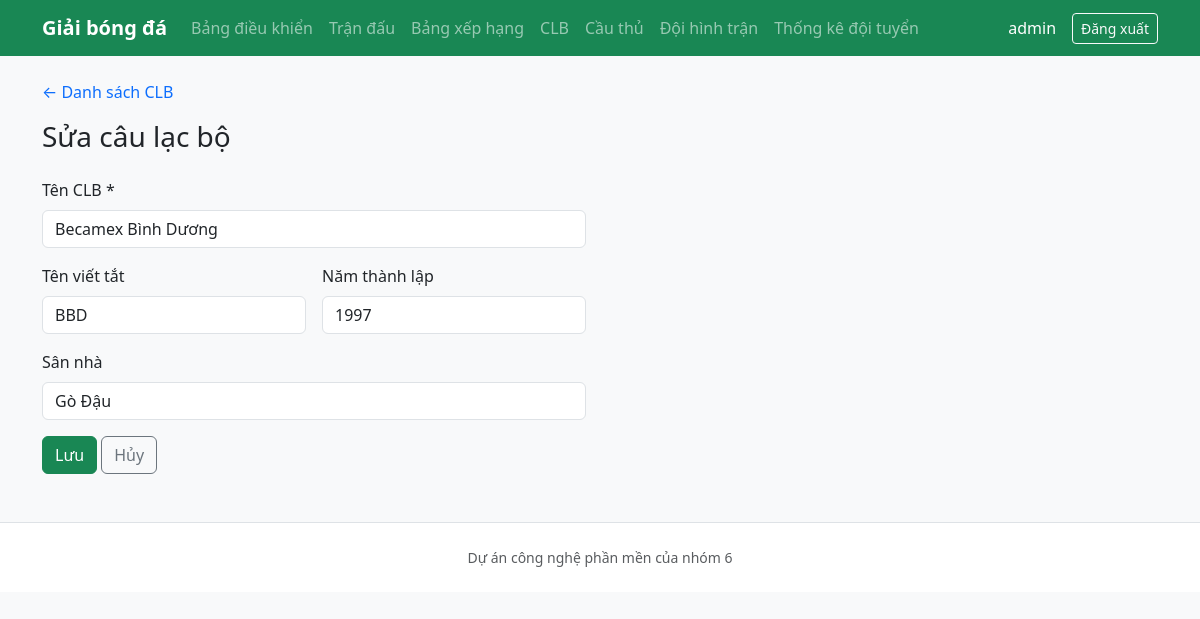
The page /admin/club_form.php?id=3 (signed in) on the database its author committed.
### tables this page shows
CREATE TABLE Club (
    ClubId        INT AUTO_INCREMENT PRIMARY KEY,
    Name          VARCHAR(128) NOT NULL,
    ShortName     VARCHAR(16) NULL,
    Stadium       VARCHAR(256) NULL,
    FoundedYear   SMALLINT NULL
);

### admin/club_form.php (the view, shortened to what this page needs)
<?php
$pdo = getPdo();
$id = isset($_GET['id']) ? (int) $_GET['id'] : 0;
$club = null;
if ($id > 0) {
    $st = $pdo->prepare('SELECT * FROM `Club` WHERE ClubId = ?');
    $st->execute([$id]);
    $club = $st->fetch();
}
require_once dirname(__DIR__) . '/includes/header.php';
?>
<div class="mb-3"><a href="clubs.php" class="text-decoration-none">← Danh sách CLB</a></div>
<h1 class="h3 mb-4"><?= $id > 0 ? 'Sửa câu lạc bộ' : 'Thêm câu lạc bộ' ?></h1>
<form method="post" class="row g-3" style="max-width: 560px;">
    <div class="col-12">
        <label class="form-label" for="name">Tên CLB *</label>
        <input type="text" name="name" id="name" class="form-control" required value="<?= htmlspecialchars((string) ($club['Name'] ?? $_POST['name'] ?? ''), ENT_QUOTES, 'UTF-8') ?>">
    </div>
    <div class="col-md-6">
        <label class="form-label" for="short_name">Tên viết tắt</label>
        <input type="text" name="short_name" id="short_name" class="form-control" value="<?= htmlspecialchars((string) ($club['ShortName'] ?? $_POST['short_name'] ?? ''), ENT_QUOTES, 'UTF-8') ?>">
    </div>
    <div class="col-md-6">
        <label class="form-label" for="founded_year">Năm thành lập</label>
        <input type="number" name="founded_year" id="founded_year" class="form-control" min="1800" max="2100" value="<?= $club && $club['FoundedYear'] !== null ? (int) $club['FoundedYear'] : ($_POST['founded_year'] ?? '') ?>">
    </div>
    <div class="col-12">
        <label class="form-label" for="stadium">Sân nhà</label>
        <input type="text" name="stadium" id="stadium" class="form-control" value="<?= htmlspecialchars((string) ($club['Stadium'] ?? $_POST['stadium'] ?? ''), ENT_QUOTES, 'UTF-8') ?>">
    </div>
    <div class="col-12">
        <button type="submit" class="btn btn-success">Lưu</button>
        <a href="clubs.php" class="btn btn-outline-secondary">Hủy</a>
    </div>
</form>
<?php require_once dirname(__DIR__) . '/includes/footer.php'; ?>

### rows shown on the page
club: name "Becamex Bình Dương", short_name "BBD", founded_year "1997", stadium "Gò Đậu"

### other values the page prints
$_SESSION['admin_username'] "admin"
